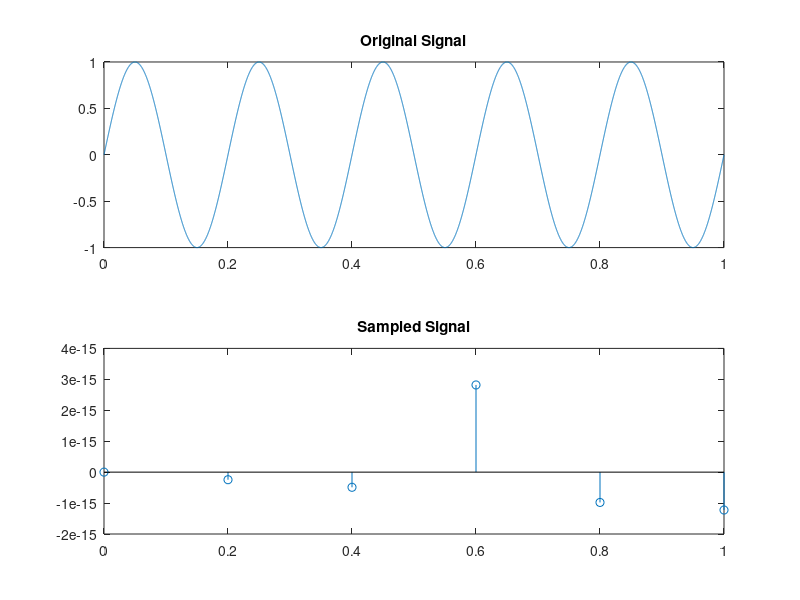

Here is the MATLAB script that generated this plot:
% Problem 5: Aliasing Demonstration
% Objective: Generate a sinusoidal signal, sample it at different frequencies, and demonstrate aliasing.

clc; clear; close all;

fm = input('Enter signal frequency (Hz): ');
fs = input('Enter sampling frequency (Hz): ');

t = 0:0.0001:1;
x = sin(2*pi*fm*t);

n = 0:1/fs:1;
xs = sin(2*pi*fm*n);

subplot(2,1,1); plot(t,x); title('Original Signal');
subplot(2,1,2); stem(n,xs); title('Sampled Signal');

if fs < 2*fm
    disp('Aliasing Occurs!');
else
    disp('No Aliasing (Nyquist Condition Satisfied)');
end
